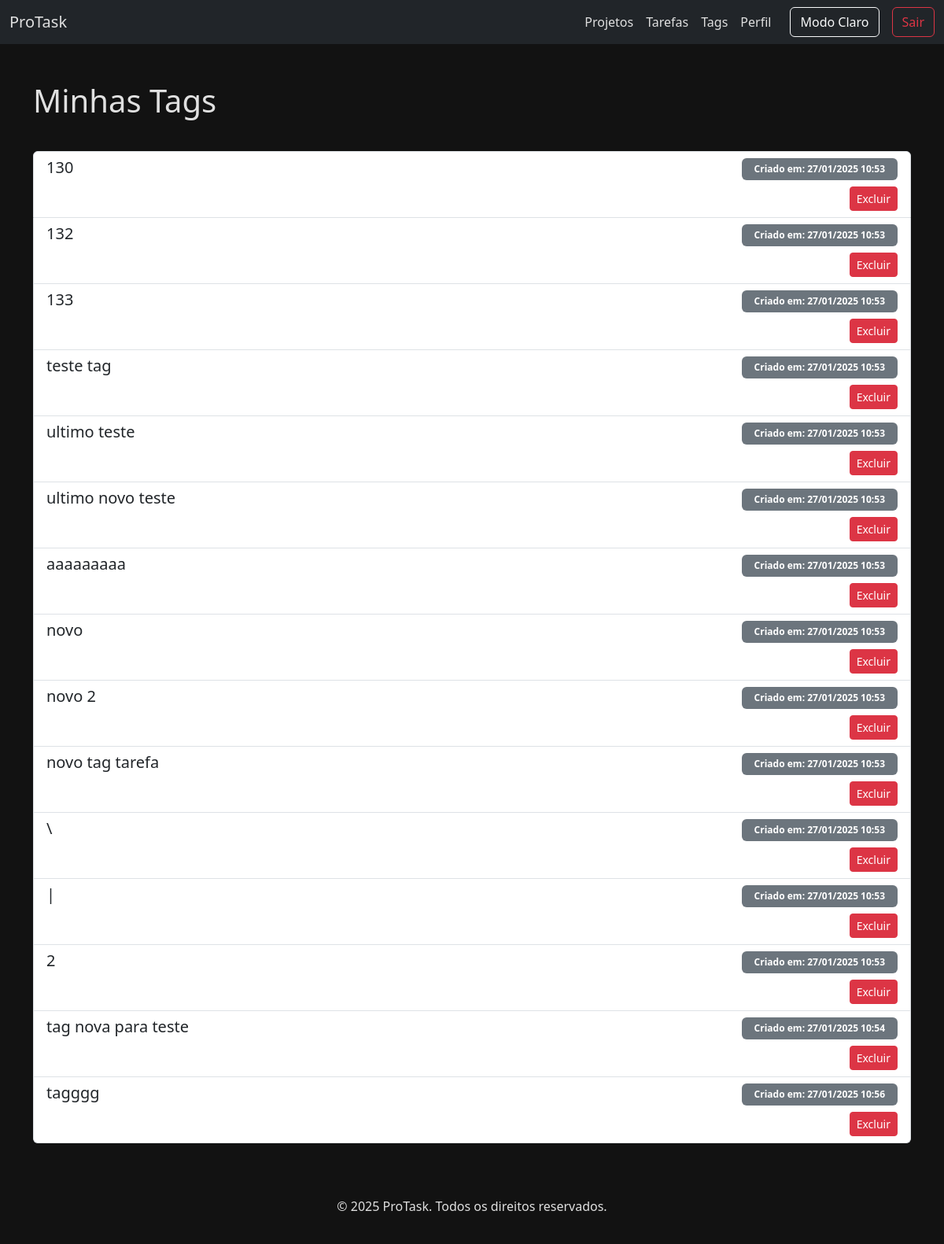
/tags (signed in), run on an earlier commit of the app's database.
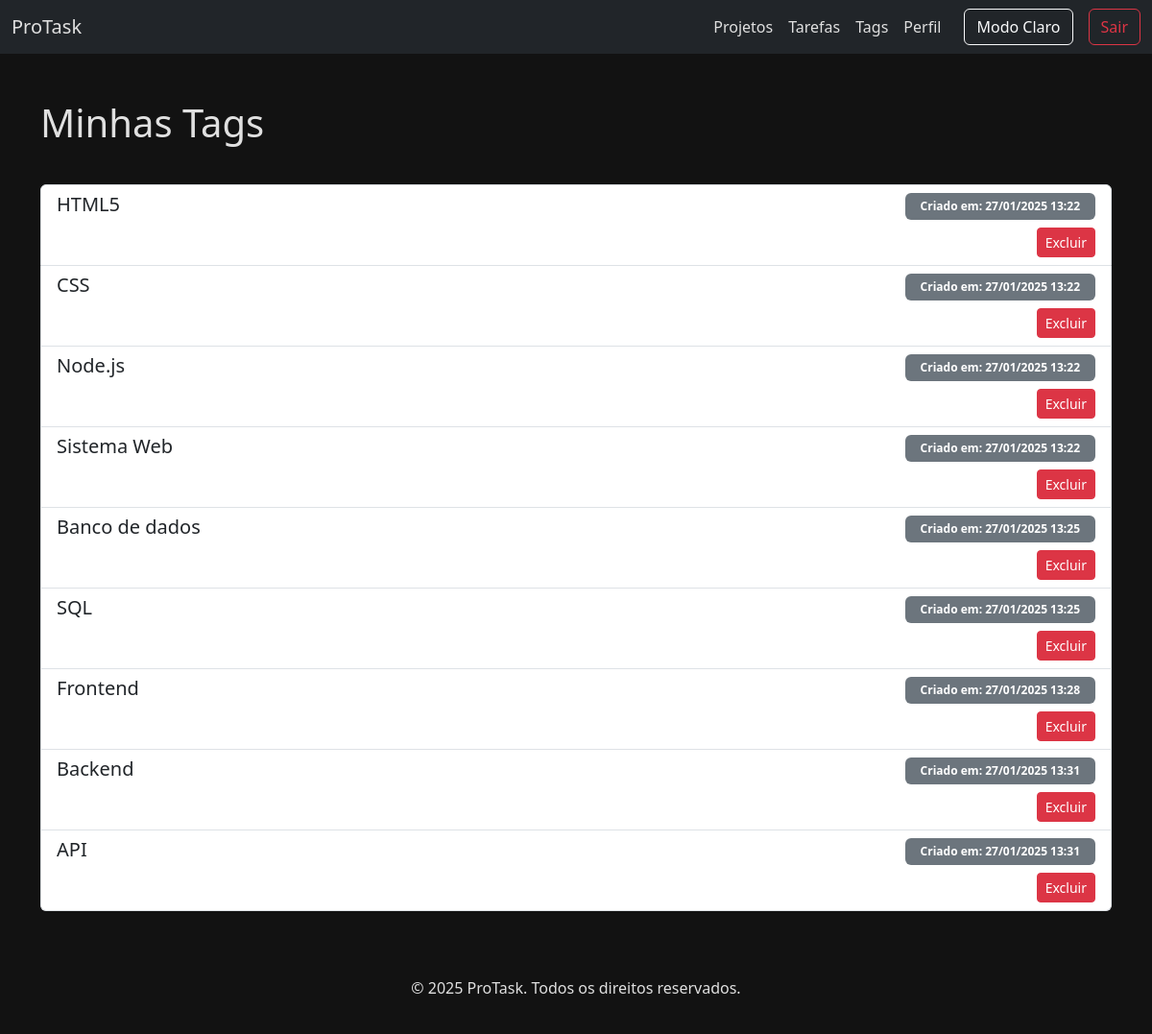
And on a later commit of the database.
### controle_tarefa/models.py (models this page shows, shortened)
class Tag(models.Model):
    nome = models.CharField(max_length=50, unique=True)
    data_criacao = models.DateTimeField(auto_now_add=True)

### controle_tarefa/views.py (the view)
# urls.py: path('tags', views.tags, name='tags'),
@login_required(login_url='/auth/login')
def tags(request):
    tags = Tag.objects.all()
    return render(request, 'tags.html', {'tags': tags})

### controle_tarefa/templates/tags.html (shortened to what this page needs)
{% extends 'base.html' %}
{% block content %}
<div class="container my-5">
    <div class="d-flex justify-content-between align-items-center mb-3">
        <h1 class="mb-4">Minhas Tags</h1>
    </div>
    {% if tags %}
        <ul class="list-group">
            {% for tag in tags %}
                <li class="list-group-item">
                    <div class="d-flex justify-content-between align-items-center">
                        <h5 class="mb-1">{{ tag.nome }}</h5>
                        <span class="badge bg-secondary px-3 py-2">
                            Criado em: {{ tag.data_criacao|date:"d/m/Y H:i" }}
                        </span>
                    </div>
                    <div class="d-flex justify-content-end mt-2">
                        <form method="post" action="{% url 'tag_excluir' tag.id %}" onsubmit="return confirm('Tem certeza que deseja excluir esta tag?');">
                            <button type="submit" class="btn btn-sm btn-danger">Excluir</button>
                        </form>
                    </div>
                </li>
            {% endfor %}
        </ul>
    {% else %}
        <p class="text-muted">Você ainda não possui tags cadastradas.</p>
    {% endif %}
</div>
{% endblock %}

What changed in the data, as far as the page shows it:
removed Tag: nome "130", data_criacao "27/01/2025 10:53"
removed Tag: nome "132", data_criacao "27/01/2025 10:53"
removed Tag: nome "133", data_criacao "27/01/2025 10:53"
removed Tag: nome "teste tag", data_criacao "27/01/2025 10:53"
removed Tag: nome "ultimo teste", data_criacao "27/01/2025 10:53"
removed Tag: nome "ultimo novo teste", data_criacao "27/01/2025 10:53"
removed Tag: nome "aaaaaaaaa", data_criacao "27/01/2025 10:53"
removed Tag: nome "novo", data_criacao "27/01/2025 10:53"
removed Tag: nome "novo 2", data_criacao "27/01/2025 10:53"
removed Tag: nome "novo tag tarefa", data_criacao "27/01/2025 10:53"
removed Tag: nome "\\", data_criacao "27/01/2025 10:53"
removed Tag: nome "|", data_criacao "27/01/2025 10:53"
removed Tag: nome "2", data_criacao "27/01/2025 10:53"
removed Tag: nome "tag nova para teste", data_criacao "27/01/2025 10:54"
removed Tag: nome "tagggg", data_criacao "27/01/2025 10:56"
added Tag: nome "HTML5", data_criacao "27/01/2025 13:22"
added Tag: nome "CSS", data_criacao "27/01/2025 13:22"
added Tag: nome "Node.js", data_criacao "27/01/2025 13:22"
added Tag: nome "Sistema Web", data_criacao "27/01/2025 13:22"
added Tag: nome "Banco de dados", data_criacao "27/01/2025 13:25"
added Tag: nome "SQL", data_criacao "27/01/2025 13:25"
added Tag: nome "Frontend", data_criacao "27/01/2025 13:28"
added Tag: nome "Backend", data_criacao "27/01/2025 13:31"
added Tag: nome "API", data_criacao "27/01/2025 13:31"
